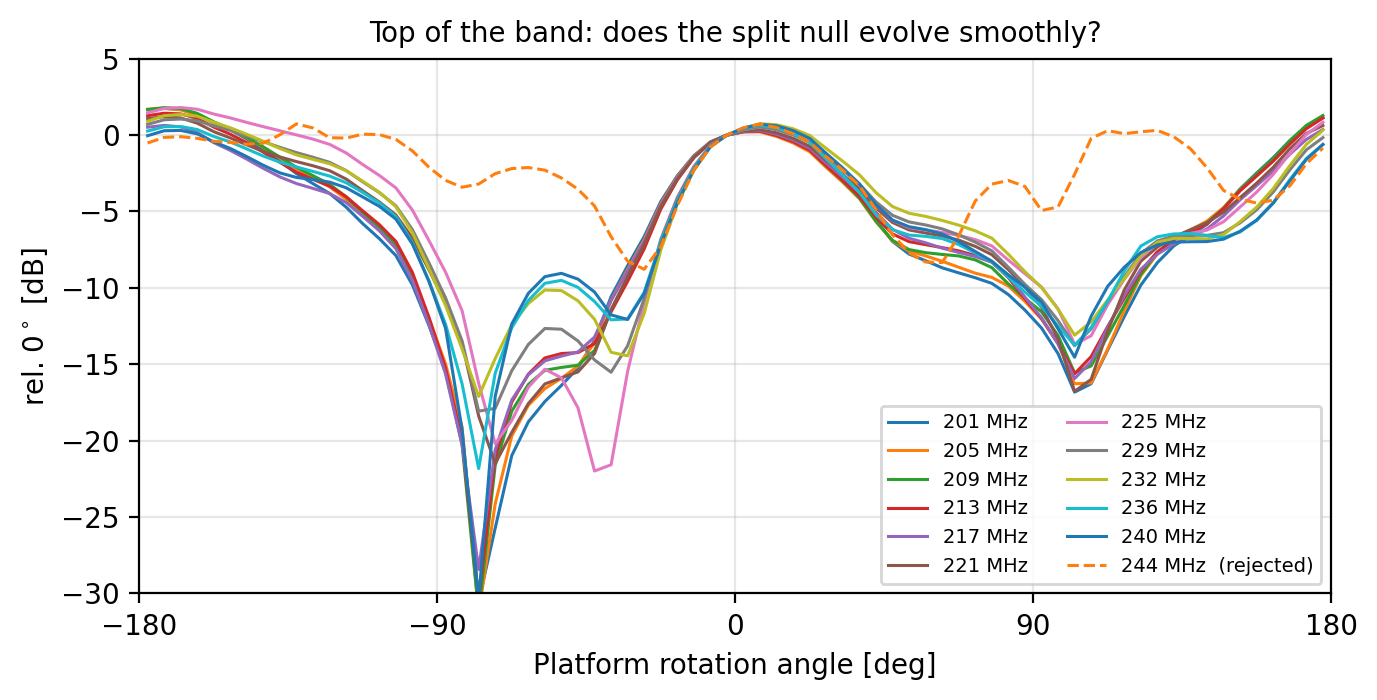

Python code for this plot:
"""Does the secondary dip at the top of the band evolve smoothly with frequency?

A smoothness cut on each tone's own profile was briefly used to reject 224.6 MHz,
on the assumption that its split null was a channel glitch. Plotting the whole
top of the band together shows the same secondary dip near -45 deg in every tone
from 201 to 240 MHz, deepening progressively with frequency, so it is structure
in the response and the cut was discarding it. The cut was removed.
"""
import os
import runpy
from pathlib import Path

import numpy as np
import matplotlib
matplotlib.use("Agg")
import matplotlib.pyplot as plt  # noqa: E402

os.environ.pop("BEAM_PNG", None)
g = runpy.run_path("/home/christian/Documents/research/papers/eigsep_instrument/eigsep_instrument_rasti/docs/render_beam_modulation.py")
chan, freq, centres = g["chan"], g["freq"], g["centres"]
excess_profile, finite, is_fm = g["excess_profile"], g["finite"], g["is_fm"]
kept = set(g["tones"])

top = [c for c in chan[(chan % 16 == 8) & (freq > 200) & (freq < 245)]
       if finite[c] and not is_fm[c]]
fig, ax = plt.subplots(figsize=(7, 3.6))
for c in top:
    prof, _ = excess_profile(c)
    ax.plot(centres, prof, "-" if c in kept else "--", lw=1.1,
            label=f"{freq[c]:.0f} MHz{'' if c in kept else '  (rejected)'}")
ax.set_xlim(-180, 180)
ax.set_ylim(-30, 5)
ax.grid(alpha=0.3)
ax.set_xticks([-180, -90, 0, 90, 180])
ax.set_xlabel("Platform rotation angle [deg]")
ax.set_ylabel("rel. $0^\\circ$ [dB]")
ax.set_title("Top of the band: does the split null evolve smoothly?", fontsize=10)
ax.legend(fontsize=7, ncol=2)
fig.tight_layout()
out = Path(__file__).parent / "57_top_band.png"
fig.savefig(out, dpi=200, bbox_inches="tight")

core = np.abs(centres) < 60
for c in top:
    prof, _ = excess_profile(c)
    print(f"  {freq[c]:6.1f} MHz  {'kept' if c in kept else 'rejected':>8}  "
          f"max kink {np.nanmax(np.abs(np.diff(prof[core], 2))):.1f} dB")
print(f"wrote {out}")
